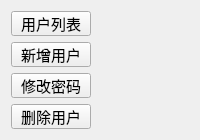
            <widget class="QWidget" name="widget_4" native="true">
             <layout class="QVBoxLayout" name="verticalLayout_5">
              <item>
               <widget class="QPushButton" name="PB93">
                <property name="sizePolicy">
                 <sizepolicy hsizetype="Maximum" vsizetype="Fixed">
                  <horstretch>0</horstretch>
                  <verstretch>0</verstretch>
                 </sizepolicy>
                </property>
                <property name="minimumSize">
                 <size>
                  <width>80</width>
                  <height>25</height>
                 </size>
                </property>
                <property name="maximumSize">
                 <size>
                  <width>80</width>
                  <height>25</height>
                 </size>
                </property>
                <property name="font">
                 <font>
                  <pointsize>11</pointsize>
                 </font>
                </property>
                <property name="layoutDirection">
                 <enum>Qt::LeftToRight</enum>
                </property>
                <property name="text">
                 <string>用户列表</string>
                </property>
               </widget>
              </item>
              <item>
               <widget class="QPushButton" name="PB94">
                <property name="sizePolicy">
                 <sizepolicy hsizetype="Maximum" vsizetype="Fixed">
                  <horstretch>0</horstretch>
                  <verstretch>0</verstretch>
                 </sizepolicy>
                </property>
                <property name="minimumSize">
                 <size>
                  <width>80</width>
                  <height>25</height>
                 </size>
                </property>
                <property name="maximumSize">
                 <size>
                  <width>80</width>
                  <height>25</height>
                 </size>
                </property>
                <property name="font">
                 <font>
                  <pointsize>11</pointsize>
                 </font>
                </property>
                <property name="layoutDirection">
                 <enum>Qt::LeftToRight</enum>
                </property>
                <property name="text">
                 <string>新增用户</string>
                </property>
               </widget>
              </item>
              <item>
               <widget class="QPushButton" name="PB95">
                <property name="sizePolicy">
                 <sizepolicy hsizetype="Maximum" vsizetype="Fixed">
                  <horstretch>0</horstretch>
                  <verstretch>0</verstretch>
                 </sizepolicy>
                </property>
                <property name="minimumSize">
                 <size>
                  <width>80</width>
                  <height>25</height>
                 </size>
                </property>
                <property name="maximumSize">
                 <size>
                  <width>80</width>
                  <height>25</height>
                 </size>
                </property>
                <property name="font">
                 <font>
                  <pointsize>11</pointsize>
                 </font>
                </property>
                <property name="layoutDirection">
                 <enum>Qt::LeftToRight</enum>
                </property>
                <property name="text">
                 <string>修改密码</string>
                </property>
               </widget>
              </item>
              <item>
               <widget class="QPushButton" name="PB96">
                <property name="sizePolicy">
                 <sizepolicy hsizetype="Maximum" vsizetype="Fixed">
                  <horstretch>0</horstretch>
                  <verstretch>0</verstretch>
                 </sizepolicy>
                </property>
                <property name="minimumSize">
                 <size>
                  <width>80</width>
                  <height>25</height>
                 </size>
                </property>
                <property name="maximumSize">
                 <size>
                  <width>80</width>
                  <height>25</height>
                 </size>
                </property>
                <property name="font">
                 <font>
                  <pointsize>11</pointsize>
                 </font>
                </property>
                <property name="layoutDirection">
                 <enum>Qt::LeftToRight</enum>
                </property>
                <property name="text">
                 <string>删除用户</string>
                </property>
               </widget>
              </item>
             </layout>
            </widget>
